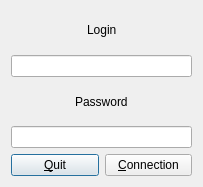
<?xml version="1.0" encoding="UTF-8"?>
<ui version="4.0">
 <class>DialogConnection</class>
 <widget class="QDialog" name="DialogConnection">
  <property name="geometry">
   <rect>
    <x>0</x>
    <y>0</y>
    <width>203</width>
    <height>187</height>
   </rect>
  </property>
  <property name="windowTitle">
   <string>Connection</string>
  </property>
  <layout class="QVBoxLayout" name="verticalLayout">
   <item>
    <layout class="QHBoxLayout" name="horizontalLayout_2">
     <item>
      <spacer name="horizontalSpacer">
       <property name="orientation">
        <enum>Qt::Horizontal</enum>
       </property>
       <property name="sizeHint" stdset="0">
        <size>
         <width>40</width>
         <height>20</height>
        </size>
       </property>
      </spacer>
     </item>
     <item>
      <widget class="QLabel" name="label">
       <property name="text">
        <string>Login</string>
       </property>
      </widget>
     </item>
     <item>
      <spacer name="horizontalSpacer_2">
       <property name="orientation">
        <enum>Qt::Horizontal</enum>
       </property>
       <property name="sizeHint" stdset="0">
        <size>
         <width>40</width>
         <height>20</height>
        </size>
       </property>
      </spacer>
     </item>
    </layout>
   </item>
   <item>
    <widget class="QLineEdit" name="lineEditLogin"/>
   </item>
   <item>
    <layout class="QHBoxLayout" name="horizontalLayout">
     <item>
      <spacer name="horizontalSpacer_3">
       <property name="orientation">
        <enum>Qt::Horizontal</enum>
       </property>
       <property name="sizeHint" stdset="0">
        <size>
         <width>40</width>
         <height>20</height>
        </size>
       </property>
      </spacer>
     </item>
     <item>
      <widget class="QLabel" name="label_2">
       <property name="text">
        <string>Password</string>
       </property>
      </widget>
     </item>
     <item>
      <spacer name="horizontalSpacer_4">
       <property name="orientation">
        <enum>Qt::Horizontal</enum>
       </property>
       <property name="sizeHint" stdset="0">
        <size>
         <width>40</width>
         <height>20</height>
        </size>
       </property>
      </spacer>
     </item>
    </layout>
   </item>
   <item>
    <widget class="QLineEdit" name="lineEditPassword">
     <property name="echoMode">
      <enum>QLineEdit::Password</enum>
     </property>
    </widget>
   </item>
   <item>
    <layout class="QHBoxLayout" name="horizontalLayout_3">
     <item>
      <widget class="QPushButton" name="pushButtonQuit">
       <property name="text">
        <string>&amp;Quit</string>
       </property>
      </widget>
     </item>
     <item>
      <widget class="QPushButton" name="pushButtonConnection">
       <property name="text">
        <string>&amp;Connection</string>
       </property>
      </widget>
     </item>
    </layout>
   </item>
  </layout>
 </widget>
 <resources/>
 <connections/>
</ui>
